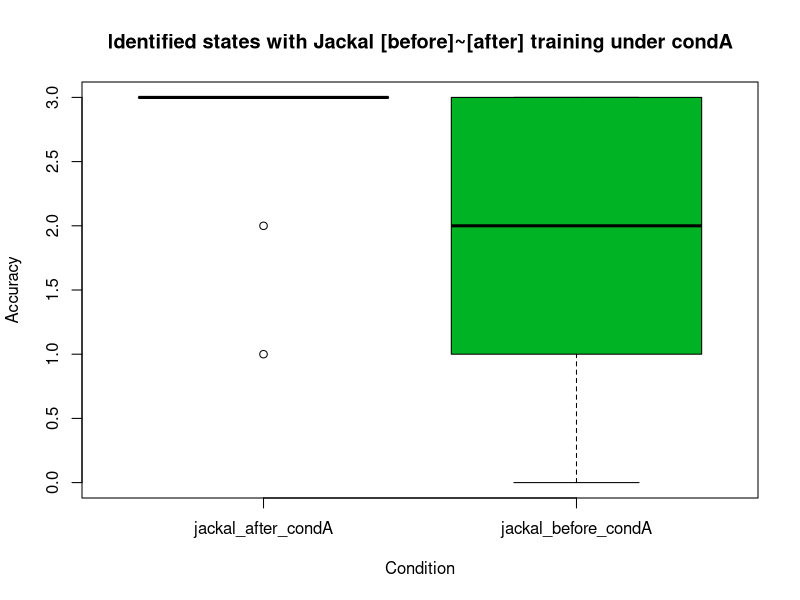
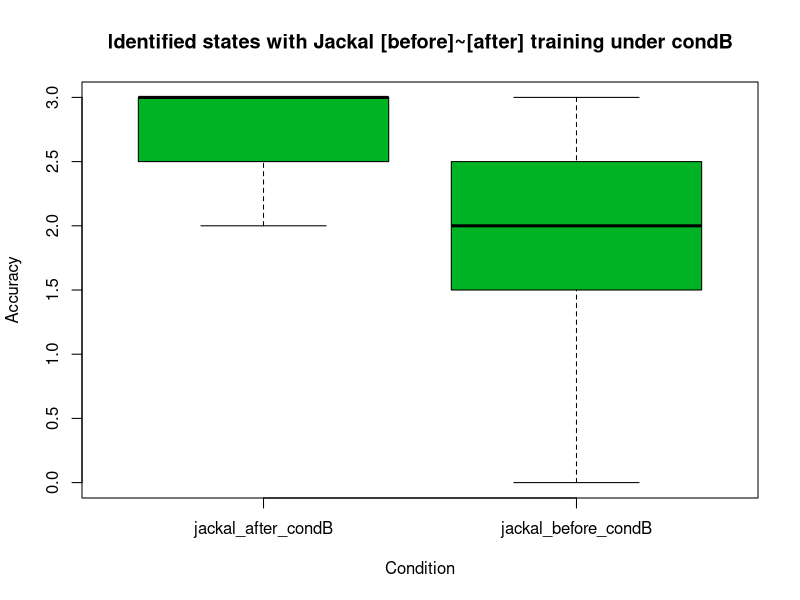
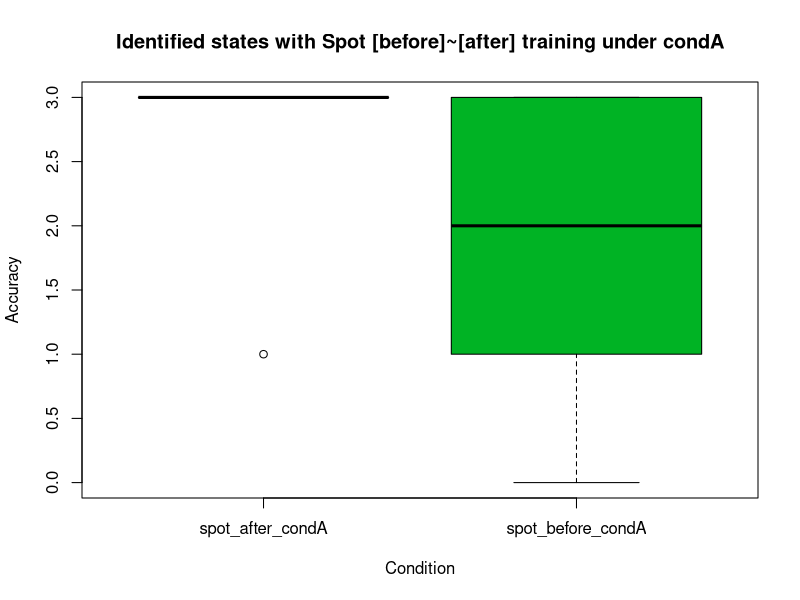
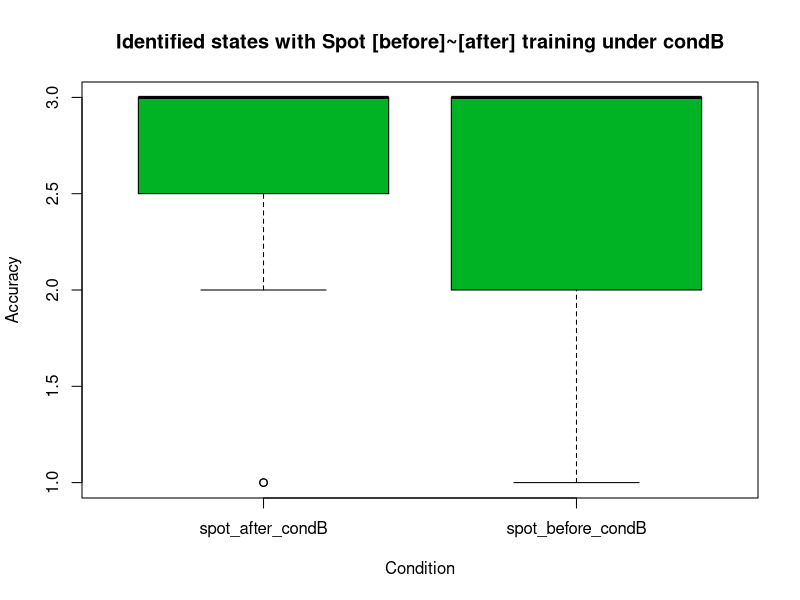
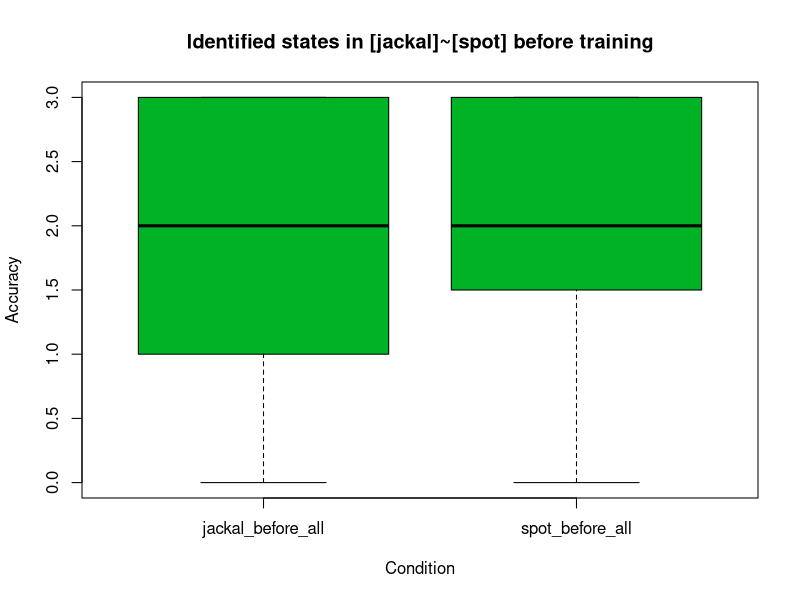
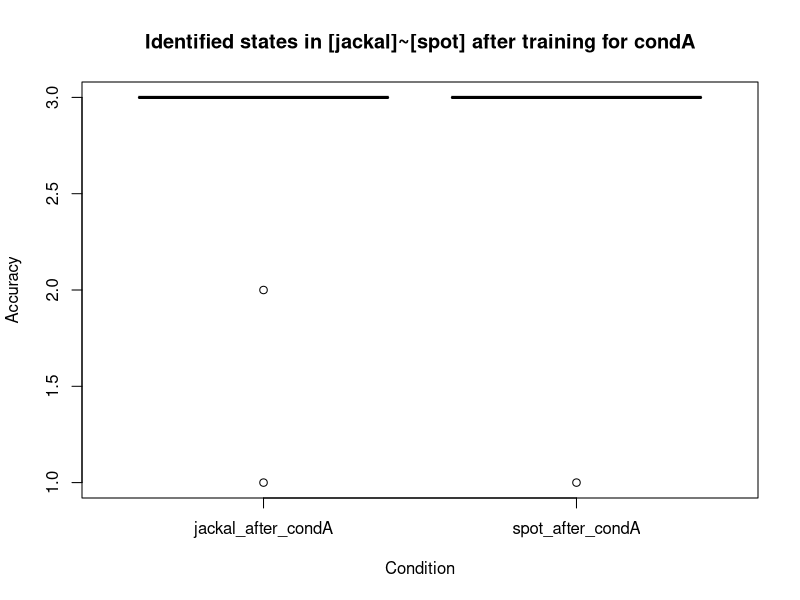
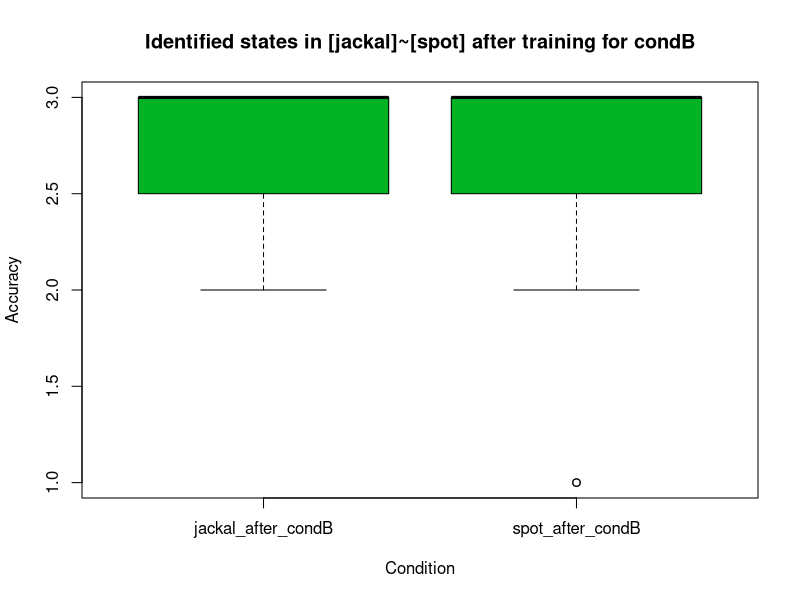
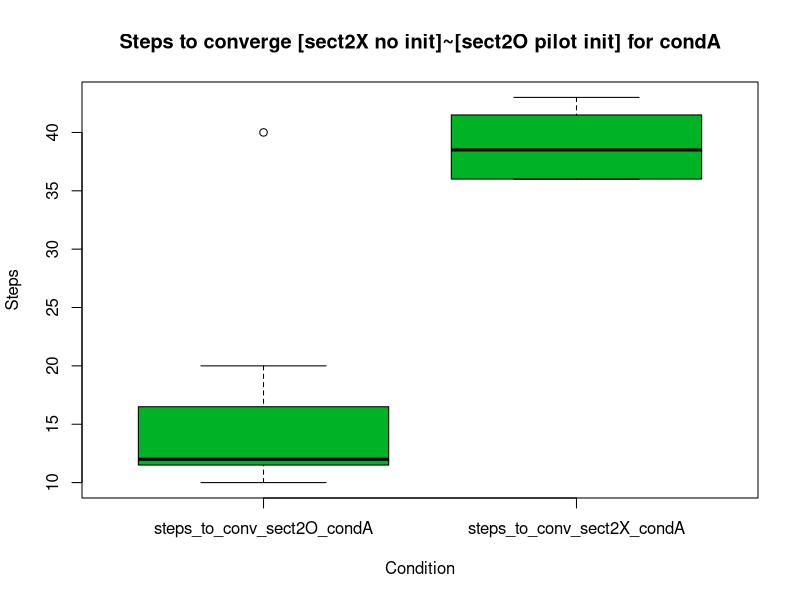

Recreate these plots in R, in order.
# Before starting, make sure you have opened a new terminal and typed: radian
# To run the entire script, type: Ctrl+Shift+S, for one line simply Ctrl+Enter
# To modify linter try this page: https://lintr.r-lib.org/articles/lintr.html#configuring-linters

# Study 02 data series
jackal_before_condA <- c(3, 2, 1, 1, 2, 3, 2, 1, 3, 2, 0, 3) # nolint
jackal_before_condB <- c(3, 0, 2, 2, 3, 2, 1, 3, 1, 2, 2, 2) # nolint
jackal_before_all <- c(3, 2, 1, 1, 2, 3, 2, 1, 3, 2, 0, 3, 3, 0, 2, 2, 3, 2, 1, 3, 1, 2, 2, 2) # nolint

spot_before_condA <- c(3, 1, 3, 2, 1, 2, 0, 1, 3, 2, 1, 3) # nolint
spot_before_condB <- c(3, 3, 3, 2, 2, 3, 2, 3, 2 ,1 ,3, 3) # nolint
spot_before_all <- c(3, 1, 3, 2, 1, 2, 0, 1, 3, 2, 1, 3, 3, 3, 3, 2, 2, 3, 2, 3, 2 ,1 ,3, 3) # nolint

jackal_after_condA <- c(3, 3, 3, 2, 3, 3, 1, 3, 3, 3, 3, 3) # nolint
jackal_after_condB <- c(3, 2, 3, 2, 3, 3, 3, 3, 3, 3, 2, 3) # nolint

spot_after_condA <- c(3, 3, 3, 3, 3, 3, 1, 3, 3, 3, 3, 3) # nolint
spot_after_condB <- c(3, 3, 2, 1, 3, 3, 3, 3, 3, 3, 1, 3) # nolint

steps_to_conv_sect2X_condA <- c(36, 38, 43, 42, 41, 36, 43, 38, 39, 36, 41, 36) # nolint
steps_to_conv_sect2X_condB <- c(36, 41, 36, 59, 36, 41, 42, 36, 36, 60, 36, 36) # nolint

steps_to_conv_sect2O_condA <- c(12, 10, 15, 12, 20, 11, 40, 15, 12, 10, 18, 12) # nolint
steps_to_conv_sect2O_condB <- c(10, 14, 11, 58, 11, 15, 23, 11, 19, 21, 9, 13) # nolint





# Study 02 Wilcoxon Rank Sum and Signed Rank Stats Analyses


# TEST 1: Jackal Accuracy before-after (section 1A and section 3A) under condA
# Expect: significant improvement 
jackal_accuracy_condA <- data.frame(value = c(jackal_before_condA,jackal_after_condA), 
                  condition = rep(c("jackal_before_condA","jackal_after_condA"), each=12))
boxplot(value ~ condition, data = jackal_accuracy_condA, col = "#00b324", main = "Identified states with Jackal [before]~[after] training under condA", ylab = "Accuracy", xlab = "Condition")
wilcox.test(value ~ condition, data = jackal_accuracy_condA, alternative = "two.sided", exact = FALSE, conf.int = TRUE, conf.level = 0.95)


# TEST 2: Jackal Accuracy before-after (section 1A and section 3A) under condB
# Expect: significant improvement 
jackal_accuracy_condB <- data.frame(value = c(jackal_before_condB,jackal_after_condB), 
                  condition = rep(c("jackal_before_condB","jackal_after_condB"), each=12))
boxplot(value ~ condition, data = jackal_accuracy_condB, col = "#00b324", main = "Identified states with Jackal [before]~[after] training under condB", ylab = "Accuracy", xlab = "Condition")
wilcox.test(value ~ condition, data = jackal_accuracy_condB, alternative = "two.sided", exact = FALSE, conf.int = TRUE, conf.level = 0.95)


# TEST 3: Spot Accuracy before-after (section 1B and section 3B) under condA
# Expect: significant improvement 
spot_accuracy_condA <- data.frame(value = c(spot_before_condA,spot_after_condA), 
                  condition = rep(c("spot_before_condA","spot_after_condA"), each=12))
boxplot(value ~ condition, data = spot_accuracy_condA, col = "#00b324", main = "Identified states with Spot [before]~[after] training under condA", ylab = "Accuracy", xlab = "Condition")
wilcox.test(value ~ condition, data = spot_accuracy_condA, alternative = "two.sided", exact = FALSE, conf.int = TRUE, conf.level = 0.95)


# TEST 4: Spot Accuracy before-after (section 1B and section 3B) under condB
# Expect: significant improvement 
spot_accuracy_condB <- data.frame(value = c(spot_before_condB,spot_after_condB), 
                  condition = rep(c("spot_before_condB","spot_after_condB"), each=12))
boxplot(value ~ condition, data = spot_accuracy_condB, col = "#00b324", main = "Identified states with Spot [before]~[after] training under condB", ylab = "Accuracy", xlab = "Condition")
wilcox.test(value ~ condition, data = spot_accuracy_condB, alternative = "two.sided", exact = FALSE, conf.int = TRUE, conf.level = 0.95)


# TEST 5: Accuracy between Jackal and Spot (section 1A and section 1B) before training 
# Expect: insignificant
jackal_spot_before <- data.frame(value = c(jackal_before_all,spot_before_all), 
                  condition = rep(c("jackal_before_all","spot_before_all"), each=24))
boxplot(value ~ condition, data = jackal_spot_before, col = "#00b324", main = "Identified states in [jackal]~[spot] before training", ylab = "Accuracy", xlab = "Condition")
wilcox.test(value ~ condition, data = jackal_spot_before, alternative = "two.sided", exact = FALSE, conf.int = TRUE, conf.level = 0.95)


# TEST 6: Accuracy before training between Jackal and Spot (section 3A and section 3B) under condA
# Expect: insignificant
jackal_spot_after_condA <- data.frame(value = c(jackal_after_condA,spot_after_condA), 
                  condition = rep(c("jackal_after_condA","spot_after_condA"), each=12))
boxplot(value ~ condition, data = jackal_spot_after_condA, col = "#00b324", main = "Identified states in [jackal]~[spot] after training for condA", ylab = "Accuracy", xlab = "Condition")
wilcox.test(value ~ condition, data = jackal_spot_after_condA, alternative = "two.sided", exact = FALSE, conf.int = TRUE, conf.level = 0.95)


# TEST 7: Accuracy before training between Jackal and Spot (section 3A and section 3B) under condB
# Expect: insignificant
jackal_spot_after_condB <- data.frame(value = c(jackal_after_condB,spot_after_condB), 
                  condition = rep(c("jackal_after_condB","spot_after_condB"), each=12))
boxplot(value ~ condition, data = jackal_spot_after_condB, col = "#00b324", main = "Identified states in [jackal]~[spot] after training for condB", ylab = "Accuracy", xlab = "Condition")
wilcox.test(value ~ condition, data = jackal_spot_after_condB, alternative = "two.sided", exact = FALSE, conf.int = TRUE, conf.level = 0.95)


# TEST 8: Steps to converge between Jackal and Spot (section 2X no init and section 2O pilot init) under condA
# Expect: significant improvement 
dat_steps_to_conv_condA <- data.frame(value = c(steps_to_conv_sect2O_condA,steps_to_conv_sect2X_condA), 
                  condition = rep(c("steps_to_conv_sect2O_condA","steps_to_conv_sect2X_condA"), each=12))
boxplot(value ~ condition, data = dat_steps_to_conv_condA, col = "#00b324", main = "Steps to converge [sect2X no init]~[sect2O pilot init] for condA", ylab = "Steps", xlab = "Condition")
wilcox.test(value ~ condition, data = dat_steps_to_conv_condA, alternative = "two.sided", exact = FALSE, conf.int = TRUE, conf.level = 0.95)
wilcox.test(steps_to_conv_sect2X_condA, steps_to_conv_sect2O_condA, alternative = "two.sided", exact = FALSE, conf.int = TRUE, conf.level = 0.95)



# TEST 9: Steps to converge between Jackal and Spot (section 2X no init and section 2O pilot init) under condB
# Expect: significant improvement 
dat_steps_to_conv_condB <- data.frame(value = c(steps_to_conv_sect2O_condB,steps_to_conv_sect2X_condB), 
                  condition = rep(c("steps_to_conv_sect2O_condB","steps_to_conv_sect2X_condB"), each=12))
boxplot(value ~ condition, data = dat_steps_to_conv_condB, col = "#00b324", main = "Steps to converge [sect2X no init]~[sect2O pilot init] for condB", ylab = "Steps", xlab = "Condition")
wilcox.test(value ~ condition, data = dat_steps_to_conv_condB, alternative = "two.sided", exact = FALSE, conf.int = TRUE, conf.level = 0.95)
wilcox.test(steps_to_conv_sect2X_condB, steps_to_conv_sect2O_condB, alternative = "two.sided", exact = FALSE, conf.int = TRUE, conf.level = 0.95)


# ~~~~~~~~~~~~~~~~~~~~~~~~~~~~~~~~~~~~~~~~~~~
# ~~~~~~~~~~~~~~~~~~~~~~~~~~~~~~~~~~~~~~~~~~~






# TESTING HOW THINGS WORK
# Shorter way to do the test. Your ranked value will end up as the lower of the two in this case.
# wilcox.test(accuracy_before_libA_condA, accuracy_after_libA_condA, alternative = "two.sided", exact = FALSE, conf.int = TRUE, conf.level = 0.95)

# test_A <- c(1, 2, 4, 4) # nolint
# test_B <- c(4, 6, 7, 8) # nolint

# dat_testing <- data.frame(value = c(test_A,test_B), 
#                   condition = rep(c("test_A","test_B"), each=4))
# boxplot(value ~ condition, data = dat_testing, col = "#00b324", main = "Testing how Wilcoxon Rank works", ylab = "Values", xlab = "Condition")
# wilcox.test(value ~ condition, data = dat_testing, alternative = "greater", exact = FALSE, conf.int = TRUE, conf.level = 0.95)
# wilcox.test(test_A, test_B, alternative = "greater", exact = FALSE, conf.int = TRUE, conf.level = 0.95)

# W = the number of times that a value in the first sample is larger than a value in the second sample (or vice versa) where ties are broken by assigning 0.5 to each value in the tie.
# The alternative hypothesis can be either two.sided, greater or less. two.sided is the default. 
# If alternative is two.sided, then the null hypothesis is that the two distributions are the same, and the alternative is that they are different. 
# If alternative is less, then the null hypothesis is that the first distribution stochastically dominates the second, and the alternative is that the first distribution does not stochastically dominate the second. 
# If alternative is greater, then the null hypothesis is that the first distribution is stochastically dominated by the second, and the alternative is that the first distribution is not stochastically dominated by the second.